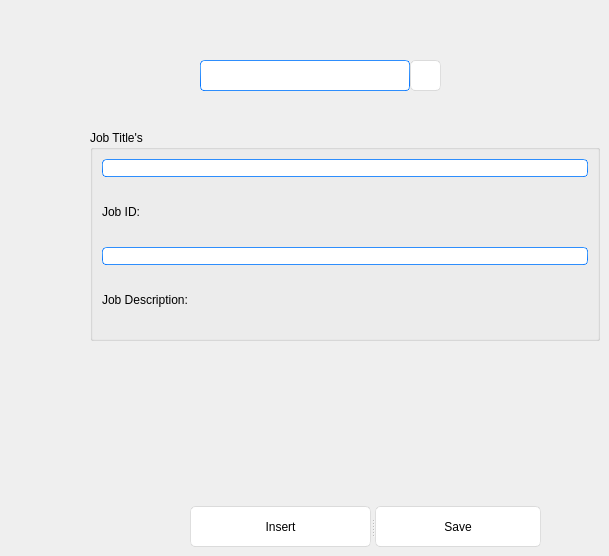
    <widget class="QWidget" name="page1">
     <widget class="QPushButton" name="search_job">
      <property name="geometry">
       <rect>
        <x>410</x>
        <y>60</y>
        <width>31</width>
        <height>31</height>
       </rect>
      </property>
      <property name="styleSheet">
       <string notr="true">QPushButton{
	font: 25 18pt &quot;Bahnschrift Light&quot;;
	border-style: solid;
	border-top-color: qlineargradient(spread:pad, x1:0.5, y1:1, x2:0.5, y2:0, stop:0 rgb(215, 215, 215), stop:1 rgb(222, 222, 222));
	border-right-color: qlineargradient(spread:pad, x1:0, y1:0.5, x2:1, y2:0.5, stop:0 rgb(217, 217, 217), stop:1 rgb(227, 227, 227));
	border-left-color: qlineargradient(spread:pad, x1:0, y1:0.5, x2:1, y2:0.5, stop:0 rgb(227, 227, 227), stop:1 rgb(217, 217, 217));
	border-bottom-color: qlineargradient(spread:pad, x1:0.5, y1:1, x2:0.5, y2:0, stop:0 rgb(215, 215, 215), stop:1 rgb(222, 222, 222));
	border-width: 1px;
	border-radius: 5px;
	color: rgb(0,0,0);
	padding: 2px;
	background-color: rgb(255,255,255);
}
QPushButton:hover{
	border-style: solid;
	border-top-color: qlineargradient(spread:pad, x1:0.5, y1:1, x2:0.5, y2:0, stop:0 rgb(195, 195, 195), stop:1 rgb(222, 222, 222));
	border-right-color: qlineargradient(spread:pad, x1:0, y1:0.5, x2:1, y2:0.5, stop:0 rgb(197, 197, 197), stop:1 rgb(227, 227, 227));
	border-left-color: qlineargradient(spread:pad, x1:0, y1:0.5, x2:1, y2:0.5, stop:0 rgb(227, 227, 227), stop:1 rgb(197, 197, 197));
	border-bottom-color: qlineargradient(spread:pad, x1:0.5, y1:1, x2:0.5, y2:0, stop:0 rgb(195, 195, 195), stop:1 rgb(222, 222, 222));
	border-width: 1px;
	border-radius: 5px;
	color: rgb(0,0,0);
	padding: 2px;
	background-color: rgb(255,255,255);
}
QPushButton:pressed{
	border-style: solid;
	border-top-color: qlineargradient(spread:pad, x1:0.5, y1:1, x2:0.5, y2:0, stop:0 rgb(215, 215, 215), stop:1 rgb(222, 222, 222));
	border-right-color: qlineargradient(spread:pad, x1:0, y1:0.5, x2:1, y2:0.5, stop:0 rgb(217, 217, 217), stop:1 rgb(227, 227, 227));
	border-left-color: qlineargradient(spread:pad, x1:0, y1:0.5, x2:1, y2:0.5, stop:0 rgb(227, 227, 227), stop:1 rgb(217, 217, 217));
	border-bottom-color: qlineargradient(spread:pad, x1:0.5, y1:1, x2:0.5, y2:0, stop:0 rgb(215, 215, 215), stop:1 rgb(222, 222, 222));
	border-width: 1px;
	border-radius: 5px;
	color: rgb(0,0,0);
	padding: 2px;
	background-color: rgb(142,142,142);
}
QPushButton:disabled{
	border-style: solid;
	border-top-color: qlineargradient(spread:pad, x1:0.5, y1:1, x2:0.5, y2:0, stop:0 rgb(215, 215, 215), stop:1 rgb(222, 222, 222));
	border-right-color: qlineargradient(spread:pad, x1:0, y1:0.5, x2:1, y2:0.5, stop:0 rgb(217, 217, 217), stop:1 rgb(227, 227, 227));
	border-left-color: qlineargradient(spread:pad, x1:0, y1:0.5, x2:1, y2:0.5, stop:0 rgb(227, 227, 227), stop:1 rgb(217, 217, 217));
	border-bottom-color: qlineargradient(spread:pad, x1:0.5, y1:1, x2:0.5, y2:0, stop:0 rgb(215, 215, 215), stop:1 rgb(222, 222, 222));
	border-width: 1px;
	border-radius: 5px;
	color: #808086;
	padding: 2px;
	background-color: rgb(142,142,142);
}</string>
      </property>
      <property name="text">
       <string/>
      </property>
      <property name="icon">
       <iconset>
        <normaloff>../icon1.jpg</normaloff>../icon1.jpg</iconset>
      </property>
      <property name="iconSize">
       <size>
        <width>32</width>
        <height>32</height>
       </size>
      </property>
     </widget>
     <widget class="QLineEdit" name="lineEdit_3">
      <property name="geometry">
       <rect>
        <x>200</x>
        <y>60</y>
        <width>210</width>
        <height>31</height>
       </rect>
      </property>
      <property name="styleSheet">
       <string notr="true">
border-width: 1px; border-radius: 4px;
background-color: rgb(255, 255, 255);
	border-style: solid;
	border-color: qlineargradient(spread:pad, x1:0.5, y1:1, x2:0.5, y2:0, stop:0 rgba(0, 113, 255, 255), stop:1 rgba(91, 171, 252, 255));</string>
      </property>
     </widget>
     <widget class="QGroupBox" name="groupBox_2">
      <property name="geometry">
       <rect>
        <x>90</x>
        <y>130</y>
        <width>510</width>
        <height>211</height>
       </rect>
      </property>
      <property name="title">
       <string>Job Title's </string>
      </property>
      <property name="flat">
       <bool>true</bool>
      </property>
      <layout class="QGridLayout" name="gridLayout">
       <item row="0" column="0">
        <widget class="QLineEdit" name="jobid_line">
         <property name="styleSheet">
          <string notr="true">
border-width: 1px; border-radius: 4px;
background-color: rgb(255, 255, 255);
	border-style: solid;
	border-color: qlineargradient(spread:pad, x1:0.5, y1:1, x2:0.5, y2:0, stop:0 rgba(0, 113, 255, 255), stop:1 rgba(91, 171, 252, 255));</string>
         </property>
        </widget>
       </item>
       <item row="1" column="0">
        <widget class="QLabel" name="label_3">
         <property name="styleSheet">
          <string notr="true">font: 25 12pt &quot;Bahnschrift Light&quot;;</string>
         </property>
         <property name="text">
          <string>Job ID:</string>
         </property>
        </widget>
       </item>
       <item row="2" column="0">
        <widget class="QLineEdit" name="job_line">
         <property name="styleSheet">
          <string notr="true">
border-width: 1px; border-radius: 4px;
background-color: rgb(255, 255, 255);
	border-style: solid;
	border-color: qlineargradient(spread:pad, x1:0.5, y1:1, x2:0.5, y2:0, stop:0 rgba(0, 113, 255, 255), stop:1 rgba(91, 171, 252, 255));</string>
         </property>
        </widget>
       </item>
       <item row="3" column="0">
        <widget class="QLabel" name="label_4">
         <property name="styleSheet">
          <string notr="true">font: 25 12pt &quot;Bahnschrift Light&quot;;</string>
         </property>
         <property name="text">
          <string>Job Description:</string>
         </property>
        </widget>
       </item>
      </layout>
     </widget>
     <widget class="QSplitter" name="splitter_4">
      <property name="geometry">
       <rect>
        <x>190</x>
        <y>506</y>
        <width>351</width>
        <height>41</height>
       </rect>
      </property>
      <property name="orientation">
       <enum>Qt::Horizontal</enum>
      </property>
      <widget class="QPushButton" name="insert_job">
       <property name="styleSheet">
        <string notr="true">QPushButton{
	font: 25 18pt &quot;Bahnschrift Light&quot;;
	border-style: solid;
	border-top-color: qlineargradient(spread:pad, x1:0.5, y1:1, x2:0.5, y2:0, stop:0 rgb(215, 215, 215), stop:1 rgb(222, 222, 222));
	border-right-color: qlineargradient(spread:pad, x1:0, y1:0.5, x2:1, y2:0.5, stop:0 rgb(217, 217, 217), stop:1 rgb(227, 227, 227));
	border-left-color: qlineargradient(spread:pad, x1:0, y1:0.5, x2:1, y2:0.5, stop:0 rgb(227, 227, 227), stop:1 rgb(217, 217, 217));
	border-bottom-color: qlineargradient(spread:pad, x1:0.5, y1:1, x2:0.5, y2:0, stop:0 rgb(215, 215, 215), stop:1 rgb(222, 222, 222));
	border-width: 1px;
	border-radius: 5px;
	color: rgb(0,0,0);
	padding: 2px;
	background-color: rgb(255,255,255);
}
QPushButton:hover{
	border-style: solid;
	border-top-color: qlineargradient(spread:pad, x1:0.5, y1:1, x2:0.5, y2:0, stop:0 rgb(195, 195, 195), stop:1 rgb(222, 222, 222));
	border-right-color: qlineargradient(spread:pad, x1:0, y1:0.5, x2:1, y2:0.5, stop:0 rgb(197, 197, 197), stop:1 rgb(227, 227, 227));
	border-left-color: qlineargradient(spread:pad, x1:0, y1:0.5, x2:1, y2:0.5, stop:0 rgb(227, 227, 227), stop:1 rgb(197, 197, 197));
	border-bottom-color: qlineargradient(spread:pad, x1:0.5, y1:1, x2:0.5, y2:0, stop:0 rgb(195, 195, 195), stop:1 rgb(222, 222, 222));
	border-width: 1px;
	border-radius: 5px;
	color: rgb(0,0,0);
	padding: 2px;
	background-color: rgb(255,255,255);
}
QPushButton:pressed{
	border-style: solid;
	border-top-color: qlineargradient(spread:pad, x1:0.5, y1:1, x2:0.5, y2:0, stop:0 rgb(215, 215, 215), stop:1 rgb(222, 222, 222));
	border-right-color: qlineargradient(spread:pad, x1:0, y1:0.5, x2:1, y2:0.5, stop:0 rgb(217, 217, 217), stop:1 rgb(227, 227, 227));
	border-left-color: qlineargradient(spread:pad, x1:0, y1:0.5, x2:1, y2:0.5, stop:0 rgb(227, 227, 227), stop:1 rgb(217, 217, 217));
	border-bottom-color: qlineargradient(spread:pad, x1:0.5, y1:1, x2:0.5, y2:0, stop:0 rgb(215, 215, 215), stop:1 rgb(222, 222, 222));
	border-width: 1px;
	border-radius: 5px;
	color: rgb(0,0,0);
	padding: 2px;
	background-color: rgb(142,142,142);
}
QPushButton:disabled{
	border-style: solid;
	border-top-color: qlineargradient(spread:pad, x1:0.5, y1:1, x2:0.5, y2:0, stop:0 rgb(215, 215, 215), stop:1 rgb(222, 222, 222));
	border-right-color: qlineargradient(spread:pad, x1:0, y1:0.5, x2:1, y2:0.5, stop:0 rgb(217, 217, 217), stop:1 rgb(227, 227, 227));
	border-left-color: qlineargradient(spread:pad, x1:0, y1:0.5, x2:1, y2:0.5, stop:0 rgb(227, 227, 227), stop:1 rgb(217, 217, 217));
	border-bottom-color: qlineargradient(spread:pad, x1:0.5, y1:1, x2:0.5, y2:0, stop:0 rgb(215, 215, 215), stop:1 rgb(222, 222, 222));
	border-width: 1px;
	border-radius: 5px;
	color: #808086;
	padding: 2px;
	background-color: rgb(142,142,142);
}</string>
       </property>
       <property name="text">
        <string>Insert</string>
       </property>
      </widget>
      <widget class="QPushButton" name="save_job">
       <property name="styleSheet">
        <string notr="true">QPushButton{
	font: 25 18pt &quot;Bahnschrift Light&quot;;
	border-style: solid;
	border-top-color: qlineargradient(spread:pad, x1:0.5, y1:1, x2:0.5, y2:0, stop:0 rgb(215, 215, 215), stop:1 rgb(222, 222, 222));
	border-right-color: qlineargradient(spread:pad, x1:0, y1:0.5, x2:1, y2:0.5, stop:0 rgb(217, 217, 217), stop:1 rgb(227, 227, 227));
	border-left-color: qlineargradient(spread:pad, x1:0, y1:0.5, x2:1, y2:0.5, stop:0 rgb(227, 227, 227), stop:1 rgb(217, 217, 217));
	border-bottom-color: qlineargradient(spread:pad, x1:0.5, y1:1, x2:0.5, y2:0, stop:0 rgb(215, 215, 215), stop:1 rgb(222, 222, 222));
	border-width: 1px;
	border-radius: 5px;
	color: rgb(0,0,0);
	padding: 2px;
	background-color: rgb(255,255,255);
}
QPushButton:hover{
	border-style: solid;
	border-top-color: qlineargradient(spread:pad, x1:0.5, y1:1, x2:0.5, y2:0, stop:0 rgb(195, 195, 195), stop:1 rgb(222, 222, 222));
	border-right-color: qlineargradient(spread:pad, x1:0, y1:0.5, x2:1, y2:0.5, stop:0 rgb(197, 197, 197), stop:1 rgb(227, 227, 227));
	border-left-color: qlineargradient(spread:pad, x1:0, y1:0.5, x2:1, y2:0.5, stop:0 rgb(227, 227, 227), stop:1 rgb(197, 197, 197));
	border-bottom-color: qlineargradient(spread:pad, x1:0.5, y1:1, x2:0.5, y2:0, stop:0 rgb(195, 195, 195), stop:1 rgb(222, 222, 222));
	border-width: 1px;
	border-radius: 5px;
	color: rgb(0,0,0);
	padding: 2px;
	background-color: rgb(255,255,255);
}
QPushButton:pressed{
	border-style: solid;
	border-top-color: qlineargradient(spread:pad, x1:0.5, y1:1, x2:0.5, y2:0, stop:0 rgb(215, 215, 215), stop:1 rgb(222, 222, 222));
	border-right-color: qlineargradient(spread:pad, x1:0, y1:0.5, x2:1, y2:0.5, stop:0 rgb(217, 217, 217), stop:1 rgb(227, 227, 227));
	border-left-color: qlineargradient(spread:pad, x1:0, y1:0.5, x2:1, y2:0.5, stop:0 rgb(227, 227, 227), stop:1 rgb(217, 217, 217));
	border-bottom-color: qlineargradient(spread:pad, x1:0.5, y1:1, x2:0.5, y2:0, stop:0 rgb(215, 215, 215), stop:1 rgb(222, 222, 222));
	border-width: 1px;
	border-radius: 5px;
	color: rgb(0,0,0);
	padding: 2px;
	background-color: rgb(142,142,142);
}
QPushButton:disabled{
	border-style: solid;
	border-top-color: qlineargradient(spread:pad, x1:0.5, y1:1, x2:0.5, y2:0, stop:0 rgb(215, 215, 215), stop:1 rgb(222, 222, 222));
	border-right-color: qlineargradient(spread:pad, x1:0, y1:0.5, x2:1, y2:0.5, stop:0 rgb(217, 217, 217), stop:1 rgb(227, 227, 227));
	border-left-color: qlineargradient(spread:pad, x1:0, y1:0.5, x2:1, y2:0.5, stop:0 rgb(227, 227, 227), stop:1 rgb(217, 217, 217));
	border-bottom-color: qlineargradient(spread:pad, x1:0.5, y1:1, x2:0.5, y2:0, stop:0 rgb(215, 215, 215), stop:1 rgb(222, 222, 222));
	border-width: 1px;
	border-radius: 5px;
	color: #808086;
	padding: 2px;
	background-color: rgb(142,142,142);
}</string>
       </property>
       <property name="text">
        <string>Save</string>
       </property>
      </widget>
     </widget>
    </widget>
